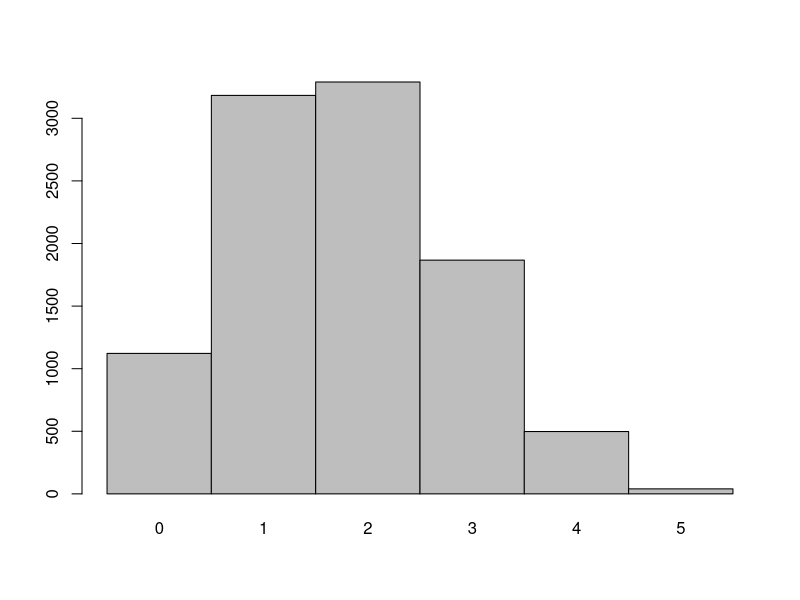

Source code (R):
## ---- chunk 1
knitr::opts_chunk$set(echo = TRUE)
## ---- chunk 2
a = 1 - pbinom(q=3, size=5, prob=0.2)  # 3번 이하
b = 1 - pbinom(q=3, size=5, prob=0.5)
c = 1 - pbinom(q=3, size=5, prob=0.8)

print(paste(round(a, 4), ',', b, ',', round(c, 4)))
## ---- chunk 3
data = rbinom(n=10000, size=5, prob=0.35)
barplot(table(data), space=0)             # 최빈값은 2
## ---- chunk 4
n=6
p=2/3

answer_1 = pbinom(q=3, size=n, prob=p)  # 4번 미만
answer_2 = 1 - pbinom(q=3, size=n, prob=p)  # 4번 이상
answer_3 = pbinom(q=5, size=n, prob=p) - pbinom(q=1, size=n, prob=p)  # 2~5번

cat(" (1)", answer_1, "\n", "(2)", answer_2, "\n", "(3)", answer_3)
## ---- chunk 5
n=7
p=0.85
answer_1 = 1 - pbinom(q=4, size=n, prob=p)
answer_2 = pbinom(q=3, size=n, prob=1-p)

cat(" (1)", answer_1, "\n", "(2)", answer_2)
## ---- chunk 6
n=c(9, 16, 20)
p=c(0.7, 0.6, 0.3)
answer_1 = pbinom(q=5, size=n[1], prob=p[1])
answer_2 = pbinom(q=11, size=n[2], prob=p[2]) - pbinom(q=5, size=n[2], prob=p[2])
answer_3 = dbinom(x=6, size=n[3], prob=p[3])

cat(" (1)", answer_1, "\n", "(2)", answer_2, "\n", "(3)", answer_3)
## ---- chunk 7
n=19
p=0.7
answer_1 = pbinom(q=13, size=n, prob=p)
answer_2 = 1 - pbinom(q=16, size=n, prob=p)

cat(" (1)", answer_1, "\n", "(2)", answer_2)
## ---- chunk 8
n=20
p=0.2
answer_1 = pbinom(q=3, size=n, prob=p)
answer_2 = dbinom(x=4, size=n, prob=p)

cat(" (1)", answer_1, "\n", "(2) 기대인원수: 4명, 확률:", answer_2)
## ---- chunk 9
n_x=130
n_y=85
p_x=9/16
p_y=1/16
answer_1 = c(n_x * p_x, sqrt(n_x * p_x * (1 - p_x)))
answer_2 = c(n_y * p_y, sqrt(n_y * p_y * (1 - p_y)))

cat(" (1)", answer_1, "\n", "(2)", answer_2)
## ---- chunk 10
n=80
p=0.35
answer_1 = c(n * p, sqrt(n * p * (1 - p)))
answer_2 = c(60 / (1 - (6^2 / 60)), 1 - (6^2 / 60))

cat(" (1)", answer_1, "\n", "(2)", answer_2)
## ---- chunk 11
# 이항분포 풀이
answer = 1 - (0.7)^10 - dbinom(x=9, size=10, prob=0.7) * 0.7  
# 음이항분포 풀이
# answer = 1 - dnbinom(x=0, size=10, prob=0.7) - dnbinom(x=1, size=10, prob=0.7)

cat(" (1)", answer_1)
